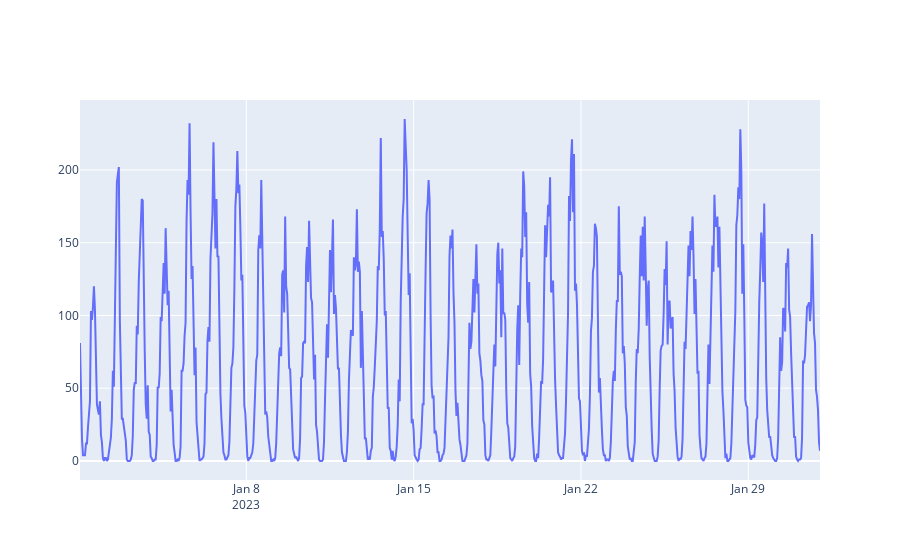

The cell this chart's notebook holds for it:
### Code cell
plot_ts(df, locations=[43], plot_from=datetime(2023,1,1))

### Figure 1 — Plotly figure (JSON) as saved in the notebook; plotly's stock layout.template omitted (floating-point values rounded to 4 significant figures; data arrays with more than 128 entries replaced by an {"elided": "..."} marker saying what was removed)
{"data": [{"mode": "lines", "name": "num_pickup", "type": "scatter", "x": {"elided": "744 str values"}, "y": {"elided": "744 int values"}}], "layout": {}}
